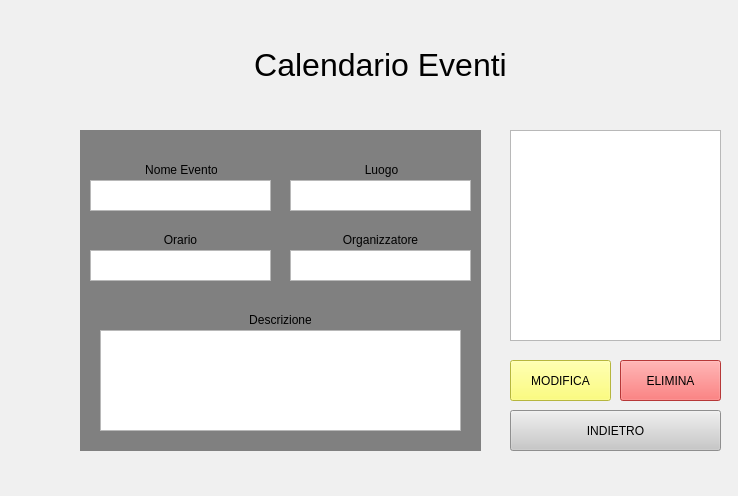
<?xml version="1.0" encoding="UTF-8"?>
<ui version="4.0">
 <class>Form</class>
 <widget class="QWidget" name="Form">
  <property name="geometry">
   <rect>
    <x>0</x>
    <y>0</y>
    <width>738</width>
    <height>496</height>
   </rect>
  </property>
  <property name="windowTitle">
   <string>Form</string>
  </property>
  <widget class="QLabel" name="label_2">
   <property name="geometry">
    <rect>
     <x>-60</x>
     <y>120</y>
     <width>861</width>
     <height>381</height>
    </rect>
   </property>
   <property name="whatsThis">
    <string>&lt;html&gt;&lt;head/&gt;&lt;body&gt;&lt;p&gt;&lt;br/&gt;&lt;/p&gt;&lt;/body&gt;&lt;/html&gt;</string>
   </property>
   <property name="styleSheet">
    <string notr="true">background: rgb(240,240,240);</string>
   </property>
   <property name="text">
    <string>&lt;html&gt;&lt;head/&gt;&lt;body&gt;&lt;p align=&quot;center&quot;&gt;&lt;br/&gt;&lt;/p&gt;&lt;/body&gt;&lt;/html&gt;</string>
   </property>
   <property name="alignment">
    <set>Qt::AlignCenter</set>
   </property>
  </widget>
  <widget class="QLabel" name="label">
   <property name="geometry">
    <rect>
     <x>-50</x>
     <y>0</y>
     <width>861</width>
     <height>131</height>
    </rect>
   </property>
   <property name="whatsThis">
    <string>&lt;html&gt;&lt;head/&gt;&lt;body&gt;&lt;p&gt;&lt;br/&gt;&lt;/p&gt;&lt;/body&gt;&lt;/html&gt;</string>
   </property>
   <property name="styleSheet">
    <string notr="true">background: rgb(240,240,240);</string>
   </property>
   <property name="text">
    <string>&lt;html&gt;&lt;head/&gt;&lt;body&gt;&lt;p align=&quot;center&quot;&gt;&lt;span style=&quot; font-size:24pt;&quot;&gt;Calendario Eventi&lt;/span&gt;&lt;/p&gt;&lt;/body&gt;&lt;/html&gt;</string>
   </property>
   <property name="alignment">
    <set>Qt::AlignCenter</set>
   </property>
  </widget>
  <widget class="QListWidget" name="tasksListWidget">
   <property name="geometry">
    <rect>
     <x>510</x>
     <y>130</y>
     <width>211</width>
     <height>211</height>
    </rect>
   </property>
   <property name="styleSheet">
    <string notr="true">font:16pt</string>
   </property>
  </widget>
  <widget class="QPushButton" name="modifyButton">
   <property name="geometry">
    <rect>
     <x>510</x>
     <y>360</y>
     <width>101</width>
     <height>41</height>
    </rect>
   </property>
   <property name="styleSheet">
    <string notr="true">background-color: rgb(255,255,87)</string>
   </property>
   <property name="text">
    <string>MODIFICA</string>
   </property>
  </widget>
  <widget class="QPushButton" name="deleteButton">
   <property name="geometry">
    <rect>
     <x>620</x>
     <y>360</y>
     <width>101</width>
     <height>41</height>
    </rect>
   </property>
   <property name="styleSheet">
    <string notr="true">background-color: rgb(255,77,77)</string>
   </property>
   <property name="text">
    <string>ELIMINA</string>
   </property>
  </widget>
  <widget class="QPushButton" name="backButton">
   <property name="geometry">
    <rect>
     <x>510</x>
     <y>410</y>
     <width>211</width>
     <height>41</height>
    </rect>
   </property>
   <property name="styleSheet">
    <string notr="true">background-color: rgb(200,200,200)</string>
   </property>
   <property name="text">
    <string>INDIETRO</string>
   </property>
  </widget>
  <widget class="QLabel" name="labelReceiver">
   <property name="geometry">
    <rect>
     <x>80</x>
     <y>130</y>
     <width>401</width>
     <height>321</height>
    </rect>
   </property>
   <property name="styleSheet">
    <string notr="true">background: light grey</string>
   </property>
   <property name="text">
    <string/>
   </property>
  </widget>
  <widget class="QLabel" name="label_3">
   <property name="geometry">
    <rect>
     <x>146</x>
     <y>160</y>
     <width>71</width>
     <height>20</height>
    </rect>
   </property>
   <property name="text">
    <string>Nome Evento</string>
   </property>
   <property name="alignment">
    <set>Qt::AlignCenter</set>
   </property>
  </widget>
  <widget class="QLabel" name="label_4">
   <property name="geometry">
    <rect>
     <x>356</x>
     <y>160</y>
     <width>51</width>
     <height>20</height>
    </rect>
   </property>
   <property name="text">
    <string>Luogo</string>
   </property>
   <property name="alignment">
    <set>Qt::AlignCenter</set>
   </property>
  </widget>
  <widget class="QLabel" name="label_5">
   <property name="geometry">
    <rect>
     <x>150</x>
     <y>230</y>
     <width>61</width>
     <height>20</height>
    </rect>
   </property>
   <property name="text">
    <string>Orario</string>
   </property>
   <property name="alignment">
    <set>Qt::AlignCenter</set>
   </property>
  </widget>
  <widget class="QLabel" name="label_6">
   <property name="geometry">
    <rect>
     <x>340</x>
     <y>230</y>
     <width>81</width>
     <height>20</height>
    </rect>
   </property>
   <property name="text">
    <string>Organizzatore</string>
   </property>
   <property name="alignment">
    <set>Qt::AlignCenter</set>
   </property>
  </widget>
  <widget class="QLabel" name="label_7">
   <property name="geometry">
    <rect>
     <x>250</x>
     <y>310</y>
     <width>61</width>
     <height>20</height>
    </rect>
   </property>
   <property name="text">
    <string>Descrizione</string>
   </property>
   <property name="alignment">
    <set>Qt::AlignCenter</set>
   </property>
  </widget>
  <widget class="QListWidget" name="widgetName">
   <property name="geometry">
    <rect>
     <x>90</x>
     <y>180</y>
     <width>181</width>
     <height>31</height>
    </rect>
   </property>
   <property name="styleSheet">
    <string notr="true">font:12pt</string>
   </property>
   <property name="sizeAdjustPolicy">
    <enum>QAbstractScrollArea::AdjustIgnored</enum>
   </property>
  </widget>
  <widget class="QListWidget" name="widgetTime">
   <property name="geometry">
    <rect>
     <x>90</x>
     <y>250</y>
     <width>181</width>
     <height>31</height>
    </rect>
   </property>
   <property name="styleSheet">
    <string notr="true">font:12pt
</string>
   </property>
   <property name="sizeAdjustPolicy">
    <enum>QAbstractScrollArea::AdjustIgnored</enum>
   </property>
  </widget>
  <widget class="QListWidget" name="widgetLocation">
   <property name="geometry">
    <rect>
     <x>290</x>
     <y>180</y>
     <width>181</width>
     <height>31</height>
    </rect>
   </property>
   <property name="styleSheet">
    <string notr="true">font:12pt
</string>
   </property>
   <property name="sizeAdjustPolicy">
    <enum>QAbstractScrollArea::AdjustIgnored</enum>
   </property>
  </widget>
  <widget class="QListWidget" name="widgetOrganizer">
   <property name="geometry">
    <rect>
     <x>290</x>
     <y>250</y>
     <width>181</width>
     <height>31</height>
    </rect>
   </property>
   <property name="styleSheet">
    <string notr="true">font:12pt
</string>
   </property>
   <property name="sizeAdjustPolicy">
    <enum>QAbstractScrollArea::AdjustIgnored</enum>
   </property>
  </widget>
  <widget class="QListWidget" name="widgetDesc">
   <property name="geometry">
    <rect>
     <x>100</x>
     <y>330</y>
     <width>361</width>
     <height>101</height>
    </rect>
   </property>
   <property name="styleSheet">
    <string notr="true">font:12pt
</string>
   </property>
   <property name="sizeAdjustPolicy">
    <enum>QAbstractScrollArea::AdjustIgnored</enum>
   </property>
  </widget>
 </widget>
 <resources/>
 <connections/>
</ui>
